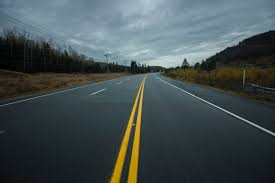
#> input picture lane det/road_main.jpeg, 275 x 183 px
$ python laneDet.py
#> lines starting #> are read from the running program, lines starting #| are printed output that depends on the picture; after the words box and inside, x2 and y2 are one past the last pixel; in counts of white or black regions, pixels touching at a corner belong together
import numpy as np
import cv2
import matplotlib.pyplot as plt
import os
#from serialComm import dataTrans as dt
img = cv2.imread(r'road_main.jpeg')
#> img is the input picture: shape (183, 275, 3); mean B, G, R 80.5, 79.2, 67.8
r,c,_=img.shape
#> r = 183; c = 275
blank = np.zeros((r,c),dtype=np.uint8)
blanktest = np.zeros((r,c),dtype=np.uint8)

gray = cv2.cvtColor(img,cv2.COLOR_BGR2GRAY)
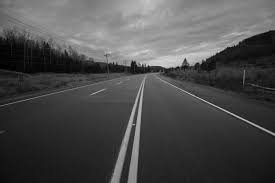
#> gray: shape (183, 275); min 0, max 223, mean 76
gauss=cv2.GaussianBlur(gray,(5,5),0)
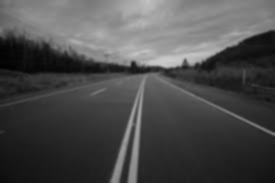
#> gauss: shape (183, 275); min 1, max 203, mean 76
canny = cv2.Canny(gauss,0,255)
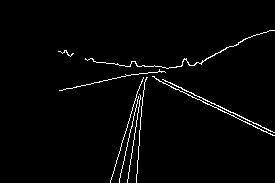
#> canny: shape (183, 275); 2.2% white in thin lines or dots, all inside (x1, y1, x2, y2) = (58, 30, 275, 183)
#cv2.imshow("canny",canny)
#pts = np.array([[(0,r),(0,0),(c,0),(c,r),(int(1.5*c/2),int(1.2*r/3)),(int(0.5*c/2),int(1.2*r/3))]], dtype=np.int32)
pts=np.array([[(0,0),(0,int(r/2.5)),(c,int(r/2.5)),(c,0)]])
#> pts = [[0, 0], [0, 73], [275, 73], [275, 0]]
#imgMas=cv2.fillPoly(img,pts,(0,0,0))
canny=cv2.fillPoly(canny,pts,(0,0,0))  #gray to canny
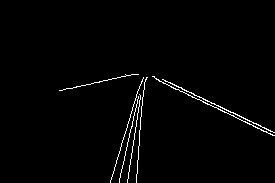
#> canny: shape (183, 275); 1.6% white in thin lines or dots, all inside (x1, y1, x2, y2) = (59, 74, 275, 183)
#cv2.imshow("imgMas",imgMas)
#plt.imshow(canny)
#plt.show()
lines = cv2.HoughLinesP(canny,6,np.pi/180,0)
#> lines = 599 rows, first 6: [205, 100, 205, 99], [121, 172, 121, 169], [145, 81, 145, 79], [130, 164, 130, 159], [114, 170, 114, 167], [203, 99, 203, 98]
for line in lines:
    for x1,y1,x2,y2 in line:
        cv2.line(blank,(x1,y1),(x2,y2),255,2)
#> this loop made 599 passes
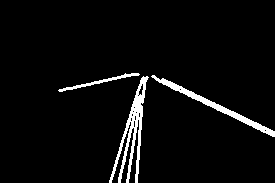
#> blank: shape (183, 275); 4.3% white; 3 white regions
contours,_ = cv2.findContours(blank,cv2.RETR_TREE,cv2.CHAIN_APPROX_SIMPLE)
#> contours = 15 contours, 11 with area under 20; largest, box (x1, y1, x2, y2) and area: (109, 76, 149, 183) 909, (151, 75, 275, 137) 634, (58, 73, 140, 92) 165, (138, 83, 144, 96) 36
for cnt in contours:
    cv2.drawContours(blanktest,cnt,-1,255)
    cv2.imshow("cnt",blanktest)
    cv2.waitKey(50)
#> this loop made 15 passes
#> cnt on passes 7, 8, 9, 10, 13, 14: [[135, 112], [136, 111], [137, 112], [136, 113]], [[132, 111], [133, 110], [134, 111], [133, 112]], [[133, 107], [134, 106], [135, 107], [134, 108]], [[137, 95], [138, 94], [139, 95], [138, 96]], [[264, 130], [265, 129], [266, 130], [265, 131]], [[179, 89], [180, 88], [181, 89], [180, 90]]
#> pass 1, `cv2.imshow("cnt",blanktest)`:
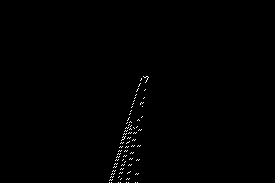
#> window 'cnt': shape (183, 275); 0.47% white in thin lines or dots, all inside (x1, y1, x2, y2) = (109, 76, 149, 183)
#> after the loop:
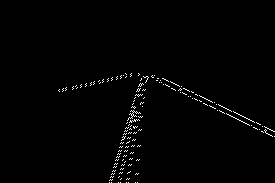
#> blanktest: shape (183, 275); 1.2% white in thin lines or dots, all inside (x1, y1, x2, y2) = (58, 73, 275, 183)
for contour in contours:
    if cv2.contourArea(contour)>cv2.arcLength(contour,True):
        M = cv2.moments(contour)
        cx = int(M["m10"]/M['m00'])
        cy = int(M["m01"]/M['m00'])
        cv2.circle(blank,(cx,cy),2,127,-1)
        print(cx,cy)
        """ if cx in range (int(c/2-15),int(c/2+15)):
            dt(2)
        elif cx>int(c/2):
            dt(3)
        elif cx<int(c/2):
            dt(1) """
#> this loop made 15 passes
#| 132 129
#| 140 89
#| 215 105
#> blank: shape (183, 275); 0.08% of pixels changed, all inside (x1, y1, x2, y2) = (130, 87, 218, 132)

cv2.imshow("line",blank)
cv2.waitKey(0)
#> (the run stopped early here; a loop or call above may not have finished)
